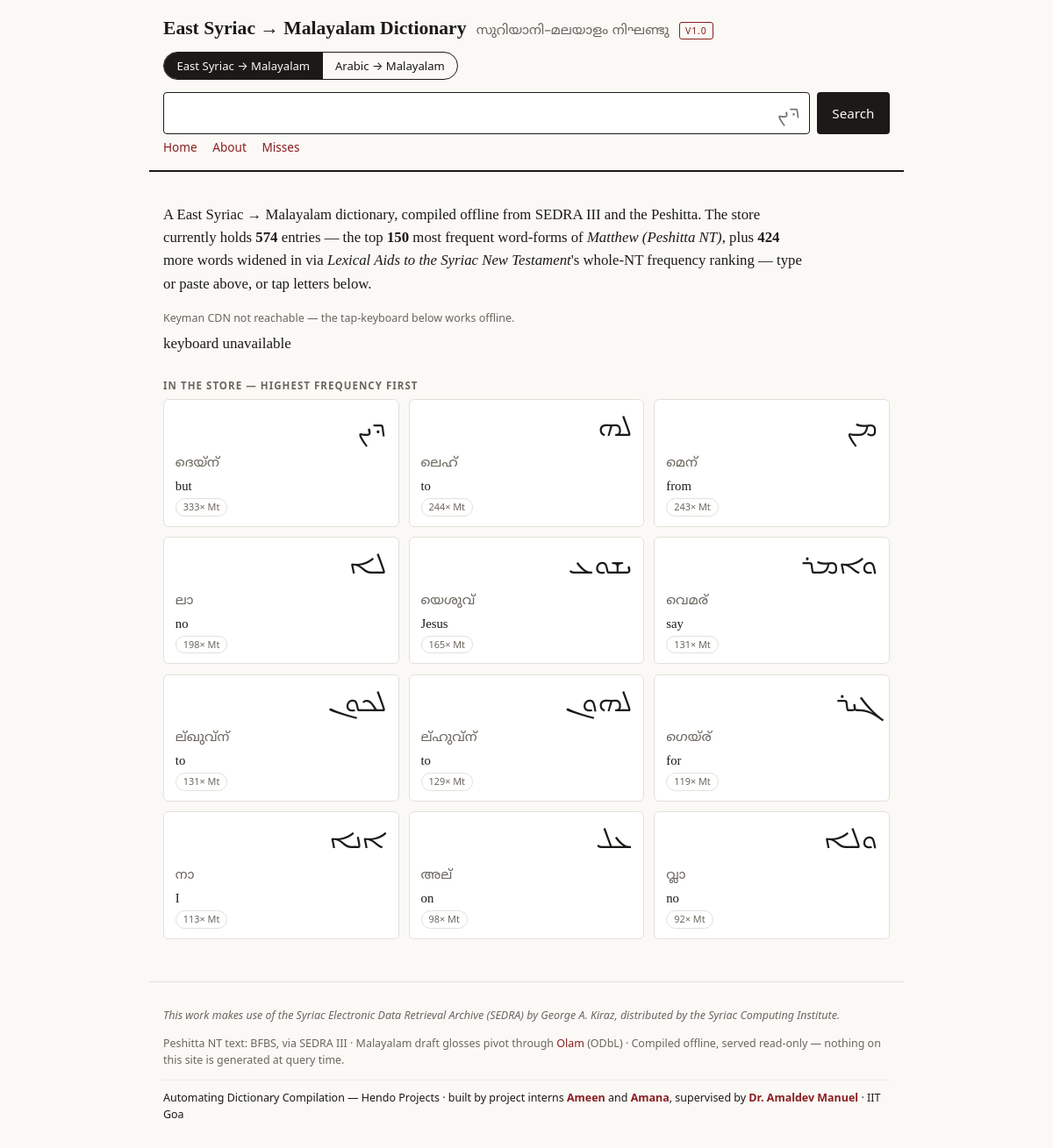
The app's page /syriac/ with its own data.
### tables this page shows
CREATE TABLE meta (key TEXT PRIMARY KEY, value TEXT NOT NULL);

CREATE TABLE entries (
    word_id            INTEGER PRIMARY KEY,
    headword_eastern   TEXT,
    headword_western   TEXT,
    headword_bare      TEXT NOT NULL,
    sedra3_vocalised   TEXT NOT NULL,
    lemma              TEXT,
    lexeme_id          INTEGER,
    root               TEXT,
    root_id            INTEGER,
    pos                TEXT,
    morphology         TEXT NOT NULL,
    morph_summary      TEXT,
    is_lexical_form    INTEGER NOT NULL,
    has_seyame         INTEGER NOT NULL,
    is_enclitic        INTEGER NOT NULL,
    translit_lat       TEXT,
    translit_ml        TEXT,
    translit_flags     TEXT NOT NULL,
    gloss_en           TEXT,
    gloss_ml           TEXT NOT NULL,
    freq               INTEGER NOT NULL,
    example_ref        TEXT,
    example_text       TEXT,
    example_hl         TEXT,
    lemma_link_word_id INTEGER,
    provenance         TEXT NOT NULL,
    confidence         TEXT NOT NULL
);

### app.py (the view)
    @bp.get("/")
    def index():
        meta = _meta(db())
        total = db().execute("SELECT COUNT(*) FROM entries").fetchone()[0]
        samples = [entry_vm(r) for r in db().execute(
            "SELECT * FROM entries ORDER BY freq DESC LIMIT 12")]
        resp = make_response(render_template(
            "index.html", samples=samples, meta=meta, cfg=cfg, total=total))
        resp.set_cookie("last_dict", cfg.slug, max_age=60 * 60 * 24 * 365)
        return resp

### app.py (called while the page is built)
@app.context_processor
def _inject_version() -> dict:
    return {"version": VERSION}

def _dbs() -> dict:
    if "_dbs" not in g:
        g._dbs = {}
    return g._dbs

def db_for(cfg: DictConfig) -> sqlite3.Connection:
    dbs = _dbs()
    if cfg.slug not in dbs:
        if not cfg.db_path.exists():
            raise StoreNotBuilt(cfg.slug)
        con = sqlite3.connect(cfg.db_path)
        con.row_factory = sqlite3.Row
        dbs[cfg.slug] = con
    return dbs[cfg.slug]

@app.teardown_appcontext
def _close_dbs(_exc) -> None:
    dbs = g.pop("_dbs", None)
    if dbs:
        for con in dbs.values():
            con.close()

def entry_vm(row: sqlite3.Row) -> dict:
    e = dict(row)
    e["morphology"] = json.loads(e["morphology"] or "{}")
    e["gloss_ml"] = json.loads(e["gloss_ml"] or "[]")
    e["translit_flags"] = json.loads(e["translit_flags"] or "[]")
    e["provenance"] = json.loads(e["provenance"] or "{}")
    e["confidence"] = json.loads(e["confidence"] or "{}")
    if e["example_text"]:
        e["example_tokens"] = e["example_text"].split(" ")
        e["example_hl"] = set(json.loads(e["example_hl"] or "[]"))
    else:
        e["example_tokens"], e["example_hl"] = [], set()
    return e

def _meta(con: sqlite3.Connection) -> dict:
    return dict(con.execute("SELECT key, value FROM meta"))

### dict_registry.py (called while the page is built)
    @property
    def db_path(self) -> Path:
        return ROOT / "data" / self.db_filename

### templates/index.html
{% extends "base.html" %}
{% block content %}
<section class="hero">
  <p class="lede">A {{ meta.get('dict_label', 'East Syriac → Malayalam') }} dictionary, compiled
  offline from {{ meta.get('sources_label', 'SEDRA III and the Peshitta') }}. The store currently holds
  <strong>{{ total }}</strong> entries
  {%- if total|int > meta.get('top_n','0')|int %} — the top
  <strong>{{ meta.get('top_n','?') }}</strong> most frequent word-forms of
  <em>{{ meta.get('corpus_label', 'Matthew') }}</em>, plus
  <strong>{{ total|int - meta.get('top_n','0')|int }}</strong> more words widened in via
  <em>Lexical Aids to the Syriac New Testament</em>'s whole-NT frequency ranking
  {%- else %}, the top <strong>{{ meta.get('top_n','?') }}</strong> most frequent word-forms of
  <em>{{ meta.get('corpus_label', 'Matthew') }}</em>
  {%- endif %} — type or paste above, or tap letters below.</p>
  <div id="kmw-status" class="kbd-status"></div>
  <div id="kbd" class="kbd" aria-label="On-screen {{ 'Syriac' if cfg.slug == 'syriac' else 'Arabic' }} reference keyboard"></div>
</section>
<section>
  <h2 class="lab">In the store — highest frequency first</h2>
  <div class="cards">
  {% for s in samples %}
    <a class="card" href="{{ url_for('.entry', word_id=s.word_id) }}">
      <span class="{{ cfg.font_class }} card-hw">{{ s.headword_eastern or s.headword_bare }}</span>
      {% if s.translit_ml %}<span class="ml card-ml">{{ s.translit_ml }}</span>{% endif %}
      <span class="card-gloss">{{ (s.gloss_en or '—').split(';')[0] }}</span>
      <span class="chip">{{ s.freq }}× {{ meta.get('freq_label', 'Mt') }}</span>
    </a>
  {% endfor %}
  </div>
</section>
{% endblock %}

### templates/base.html (shortened to what this page needs)
<!doctype html>
<html lang="en">
<head>
<link rel="stylesheet" href="{{ url_for('static', filename='style.css') }}">
</head>
<body>
<header class="site">
  <div class="brand">
    <a class="site-title" href="{{ url_for('.index') }}">{{ meta.get('dict_label','') }} Dictionary</a>
    {% if cfg.slug == 'syriac' %}<span class="site-ml ml">സുറിയാനി–മലയാളം നിഘണ്ടു</span>{% endif %}
    <span class="proto">v{{ version }}</span>
  </div>
  <nav class="dict-toggle" aria-label="Switch dictionary">
    <a href="{{ url_for('syriac.index') }}"
       class="{{ 'active' if cfg.slug == 'syriac' else '' }}">East Syriac → Malayalam</a>
    <a href="{{ url_for('arabic.index') }}"
       class="{{ 'active' if cfg.slug == 'arabic' else '' }}">Arabic → Malayalam</a>
  </nav>
  <form class="search" action="{{ url_for('.search') }}" method="get" autocomplete="off">
    <div class="q-wrap">
      <input id="q" name="q" class="{{ cfg.font_class }} q-input"
             dir="rtl" lang="{{ 'syr' if cfg.slug == 'syriac' else 'ar' }}"
             placeholder="{{ 'ܕܝܢ' if cfg.slug == 'syriac' else 'Search…' }}"
             autocomplete="off" spellcheck="false"
             value="{{ request.args.get('q','') }}">
    </div>
    <button type="submit">Search</button>
  </form>
  <nav class="nav">
    <a href="{{ url_for('.index') }}">Home</a><a href="{{ url_for('.about') }}">About</a><a href="{{ url_for('.misses') }}">Misses</a>
  </nav>
</header>
<main>
{% block content %}{% endblock %}
</main>
<footer>
  {% if cfg.slug == 'syriac' %}
  <p class="ack">This work makes use of the Syriac Electronic Data Retrieval
  Archive (SEDRA) by George A. Kiraz, distributed by the Syriac Computing
  Institute.</p>
  <p>Peshitta NT text: BFBS, via SEDRA III · Malayalam draft glosses pivot
  through <a href="https://olam.in">Olam</a> (ODbL) · Compiled offline,
  served read-only — nothing on this site is generated at query time.</p>
  {% endif %}
  <p class="credit">Automating Dictionary Compilation — Hendo Projects ·
  built by project interns <strong><a href="https://www.linkedin.com/in/ameenthelinguist/"
  target="_blank" rel="noopener">Ameen</a></strong> and
  <strong><a href="https://www.linkedin.com/in/amana-parveen-k/"
  target="_blank" rel="noopener">Amana</a></strong>,
  supervised by <strong>Dr. Amaldev Manuel</strong> · IIT Goa</p>
</footer>
</body>
</html>

### static/style.css (style rules this page uses)
:root { --paper: #faf9f6; --ink: #1c1a17; --rubric: #8a1f1f; --line: #e4e0d8; --muted: #6b665e; --mark: #f3e2c4; --syr-stack: "East Syriac Adiabene", "Noto Sans Syriac Eastern", "Noto Sans Syriac", "Estrangelo Edessa", serif; --ar-stack: "Amiri", "Noto Naskh Arabic", "Noto Sans Arabic", serif; --ml-stack: "Noto Sans Malayalam", "Manjari", sans-serif; --ui: system-ui, -apple-system, "Segoe UI", sans-serif; }
* { box-sizing: border-box; }
body { margin: 0; background: var(--paper); color: var(--ink); font-family: Georgia, "Times New Roman", serif; line-height: 1.55; font-size: 17px; }
main { max-width: 860px; margin: 0 auto; padding: 1.2rem 1rem 3rem; }
a { color: var(--rubric); text-decoration: none; }
.syr { font-family: var(--syr-stack); direction: rtl; unicode-bidi: isolate; }
.ml { font-family: var(--ml-stack); }
.lab { font-family: var(--ui); font-size: .72rem; letter-spacing: .09em; text-transform: uppercase; color: var(--muted); font-weight: 600; margin: 1.6rem 0 .4rem; }
header.site { border-bottom: 2px solid var(--ink); padding: 1rem; max-width: 860px; margin: 0 auto; }
.brand { display: flex; align-items: baseline; gap: .7rem; flex-wrap: wrap; }
.site-title { font-size: 1.35rem; font-weight: 700; color: var(--ink); }
.site-ml { color: var(--muted); font-size: .95rem; }
.proto { font-family: var(--ui); font-size: .66rem; letter-spacing: .08em; text-transform: uppercase; border: 1px solid var(--rubric); color: var(--rubric); padding: .05rem .4rem; border-radius: 3px; }
.dict-toggle { display: inline-flex; font-family: var(--ui); font-size: .82rem; border: 1px solid var(--ink); border-radius: 999px; overflow: hidden; margin: .6rem 0 0; }
.dict-toggle a { padding: .3rem .9rem; color: var(--ink); text-decoration: none; }
.dict-toggle a.active { background: var(--ink); color: var(--paper); }
.search { display: flex; gap: .5rem; margin: .9rem 0 .3rem; }
.q-wrap { position: relative; flex: 1; min-width: 0; }
.q-input { width: 100%; font-size: 1.5rem; padding: .35rem .6rem; border: 1.5px solid var(--ink); border-radius: 4px; background: #fff; }
.search button { font-family: var(--ui); font-size: .95rem; padding: 0 1.1rem; background: var(--ink); color: var(--paper); border: 0; border-radius: 4px; cursor: pointer; }
.nav { display: flex; gap: 1.1rem; font-family: var(--ui); font-size: .85rem; }
.lede { font-size: 1.05rem; max-width: 46rem; }
.kbd-status { font-family: var(--ui); font-size: .78rem; color: var(--muted); margin: .4rem 0; }
.kbd { display: flex; flex-direction: column; gap: .35rem; margin: .4rem 0 1rem; }
.cards { display: grid; grid-template-columns: repeat(auto-fill, minmax(200px, 1fr)); gap: .7rem; }
.card { display: flex; flex-direction: column; gap: .15rem; border: 1px solid var(--line); border-radius: 6px; padding: .7rem .8rem; background: #fff; color: var(--ink); }
.card-hw { font-size: 1.9rem; text-align: right; }
.card-ml { font-size: .95rem; color: var(--muted); }
.card-gloss { font-size: .92rem; }
.chip { font-family: var(--ui); font-size: .68rem; color: var(--muted); border: 1px solid var(--line); border-radius: 999px; padding: .05rem .5rem; align-self: flex-start; }
footer { max-width: 860px; margin: 0 auto; padding: 1rem; border-top: 1px solid var(--line); font-family: var(--ui); font-size: .78rem; color: var(--muted); }
footer .ack { font-style: italic; }
footer .credit { margin-top: .6rem; padding-top: .6rem; border-top: 1px dotted var(--line); color: var(--ink); }
footer .credit strong { color: var(--rubric); }

### records on screen
meta: get "East Syriac → Malayalam"
meta: get "SEDRA III and the Peshitta"
meta: get "150", value "424"
meta: get "Matthew (Peshitta NT)"
entries: headword_bare "ܕܝܢ", translit_ml "ദെയ്ന്", gloss_en "but", freq "333"
meta: get "Mt"
entries: headword_bare "ܠܗ", translit_ml "ലെഹ്", gloss_en "to", freq "244"
entries: headword_bare "ܡܢ", translit_ml "മെന്", gloss_en "from", freq "243"
entries: headword_bare "ܠܐ", translit_ml "ലാ", gloss_en "no", freq "198"
entries: headword_bare "ܝܫܘܥ", translit_ml "യെശുവ്", gloss_en "Jesus", freq "165"
entries: headword_bare "ܘܐܡܪ", translit_ml "വെമര്", gloss_en "say", freq "131"
entries: headword_bare "ܠܟܘܢ", translit_ml "ല്ഖുവ്ന്", gloss_en "to", freq "131"
entries: headword_bare "ܠܗܘܢ", translit_ml "ല്ഹുവ്ന്", gloss_en "to", freq "129"
entries: headword_bare "ܓܝܪ", translit_ml "ഗെയ്ര്", gloss_en "for", freq "119"
entries: headword_bare "ܐܢܐ", translit_ml "നാ", gloss_en "I", freq "113"
entries: headword_bare "ܥܠ", translit_ml "അല്", gloss_en "on", freq "98"
entries: headword_bare "ܘܠܐ", translit_ml "വ്ലാ", gloss_en "no", freq "92"

### other values on screen
{{ version }} "1.0"
{{ total }} "574"
